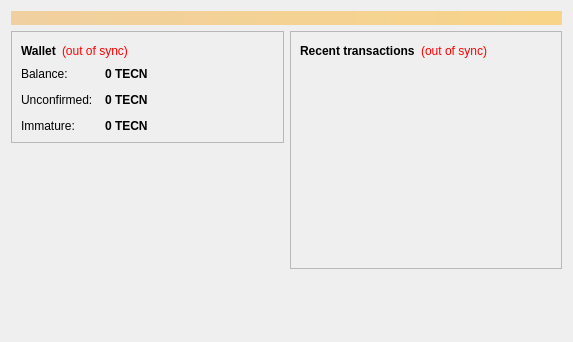
<?xml version="1.0" encoding="UTF-8"?>
<ui version="4.0">
 <class>OverviewPage</class>
 <widget class="QWidget" name="OverviewPage">
  <property name="geometry">
   <rect>
    <x>0</x>
    <y>0</y>
    <width>573</width>
    <height>342</height>
   </rect>
  </property>
  <property name="windowTitle">
   <string>Form</string>
  </property>
  <layout class="QVBoxLayout" name="topLayout">
   <item>
    <widget class="QLabel" name="labelAlerts">
     <property name="visible">
      <bool>false</bool>
     </property>
     <property name="styleSheet">
      <string notr="true">background-color: qlineargradient(x1: 0, y1: 0, x2: 1, y2: 0, stop:0 #F0D0A0, stop:1 #F8D488); color:#000000;</string>
     </property>
     <property name="wordWrap">
      <bool>true</bool>
     </property>
     <property name="margin">
      <number>3</number>
     </property>
    </widget>
   </item>
   <item>
    <layout class="QHBoxLayout" name="horizontalLayout" stretch="1,1">
     <item>
      <layout class="QVBoxLayout" name="verticalLayout_2">
       <item>
        <widget class="QFrame" name="frame">
         <property name="frameShape">
          <enum>QFrame::StyledPanel</enum>
         </property>
         <property name="frameShadow">
          <enum>QFrame::Raised</enum>
         </property>
         <layout class="QVBoxLayout" name="verticalLayout_4">
          <item>
           <layout class="QHBoxLayout" name="horizontalLayout_4">
            <item>
             <widget class="QLabel" name="label_5">
              <property name="font">
               <font>
                <weight>75</weight>
                <bold>true</bold>
               </font>
              </property>
              <property name="text">
               <string>Wallet</string>
              </property>
             </widget>
            </item>
            <item>
             <widget class="QLabel" name="labelWalletStatus">
              <property name="toolTip">
               <string>The displayed information may be out of date. Your wallet automatically synchronizes with the Techcoin network after a connection is established, but this process has not completed yet.</string>
              </property>
              <property name="styleSheet">
               <string notr="true">QLabel { color: red; }</string>
              </property>
              <property name="text">
               <string notr="true">(out of sync)</string>
              </property>
              <property name="alignment">
               <set>Qt::AlignLeading|Qt::AlignLeft|Qt::AlignVCenter</set>
              </property>
             </widget>
            </item>
            <item>
             <spacer name="horizontalSpacer_2">
              <property name="orientation">
               <enum>Qt::Horizontal</enum>
              </property>
              <property name="sizeHint" stdset="0">
               <size>
                <width>40</width>
                <height>20</height>
               </size>
              </property>
             </spacer>
            </item>
           </layout>
          </item>
          <item>
           <layout class="QFormLayout" name="formLayout_2">
            <property name="fieldGrowthPolicy">
             <enum>QFormLayout::AllNonFixedFieldsGrow</enum>
            </property>
            <property name="horizontalSpacing">
             <number>12</number>
            </property>
            <property name="verticalSpacing">
             <number>12</number>
            </property>
            <item row="0" column="0">
             <widget class="QLabel" name="label">
              <property name="text">
               <string>Balance:</string>
              </property>
             </widget>
            </item>
            <item row="0" column="1">
             <widget class="QLabel" name="labelBalance">
              <property name="font">
               <font>
                <weight>75</weight>
                <bold>true</bold>
               </font>
              </property>
              <property name="cursor">
               <cursorShape>IBeamCursor</cursorShape>
              </property>
              <property name="toolTip">
               <string>Your current balance</string>
              </property>
              <property name="text">
               <string notr="true">0 TECN</string>
              </property>
              <property name="textInteractionFlags">
               <set>Qt::LinksAccessibleByMouse|Qt::TextSelectableByKeyboard|Qt::TextSelectableByMouse</set>
              </property>
             </widget>
            </item>
            <item row="1" column="0">
             <widget class="QLabel" name="label_3">
              <property name="text">
               <string>Unconfirmed:</string>
              </property>
             </widget>
            </item>
            <item row="1" column="1">
             <widget class="QLabel" name="labelUnconfirmed">
              <property name="font">
               <font>
                <weight>75</weight>
                <bold>true</bold>
               </font>
              </property>
              <property name="cursor">
               <cursorShape>IBeamCursor</cursorShape>
              </property>
              <property name="toolTip">
               <string>Total of transactions that have yet to be confirmed, and do not yet count toward the current balance</string>
              </property>
              <property name="text">
               <string notr="true">0 TECN</string>
              </property>
              <property name="textInteractionFlags">
               <set>Qt::LinksAccessibleByMouse|Qt::TextSelectableByKeyboard|Qt::TextSelectableByMouse</set>
              </property>
             </widget>
            </item>
            <item row="2" column="0">
             <widget class="QLabel" name="labelImmatureText">
              <property name="text">
               <string>Immature:</string>
              </property>
             </widget>
            </item>
            <item row="2" column="1">
             <widget class="QLabel" name="labelImmature">
              <property name="font">
               <font>
                <weight>75</weight>
                <bold>true</bold>
               </font>
              </property>
              <property name="toolTip">
               <string>Mined balance that has not yet matured</string>
              </property>
              <property name="text">
               <string notr="true">0 TECN</string>
              </property>
              <property name="textInteractionFlags">
               <set>Qt::LinksAccessibleByMouse|Qt::TextSelectableByKeyboard|Qt::TextSelectableByMouse</set>
              </property>
             </widget>
            </item>
           </layout>
          </item>
         </layout>
        </widget>
       </item>
       <item>
        <spacer name="verticalSpacer">
         <property name="orientation">
          <enum>Qt::Vertical</enum>
         </property>
         <property name="sizeHint" stdset="0">
          <size>
           <width>20</width>
           <height>40</height>
          </size>
         </property>
        </spacer>
       </item>
      </layout>
     </item>
     <item>
      <layout class="QVBoxLayout" name="verticalLayout_3">
       <item>
        <widget class="QFrame" name="frame_2">
         <property name="frameShape">
          <enum>QFrame::StyledPanel</enum>
         </property>
         <property name="frameShadow">
          <enum>QFrame::Raised</enum>
         </property>
         <layout class="QVBoxLayout" name="verticalLayout">
          <item>
           <layout class="QHBoxLayout" name="horizontalLayout_2">
            <item>
             <widget class="QLabel" name="label_4">
              <property name="text">
               <string>&lt;b&gt;Recent transactions&lt;/b&gt;</string>
              </property>
             </widget>
            </item>
            <item>
             <widget class="QLabel" name="labelTransactionsStatus">
              <property name="toolTip">
               <string>The displayed information may be out of date. Your wallet automatically synchronizes with the Techcoin network after a connection is established, but this process has not completed yet.</string>
              </property>
              <property name="styleSheet">
               <string notr="true">QLabel { color: red; }</string>
              </property>
              <property name="text">
               <string notr="true">(out of sync)</string>
              </property>
              <property name="alignment">
               <set>Qt::AlignRight|Qt::AlignTrailing|Qt::AlignVCenter</set>
              </property>
             </widget>
            </item>
            <item>
             <spacer name="horizontalSpacer">
              <property name="orientation">
               <enum>Qt::Horizontal</enum>
              </property>
              <property name="sizeHint" stdset="0">
               <size>
                <width>40</width>
                <height>20</height>
               </size>
              </property>
             </spacer>
            </item>
           </layout>
          </item>
          <item>
           <widget class="QListView" name="listTransactions">
            <property name="styleSheet">
             <string notr="true">QListView { background: transparent; }</string>
            </property>
            <property name="frameShape">
             <enum>QFrame::NoFrame</enum>
            </property>
            <property name="verticalScrollBarPolicy">
             <enum>Qt::ScrollBarAlwaysOff</enum>
            </property>
            <property name="horizontalScrollBarPolicy">
             <enum>Qt::ScrollBarAlwaysOff</enum>
            </property>
            <property name="selectionMode">
             <enum>QAbstractItemView::NoSelection</enum>
            </property>
           </widget>
          </item>
         </layout>
        </widget>
       </item>
       <item>
        <spacer name="verticalSpacer_2">
         <property name="orientation">
          <enum>Qt::Vertical</enum>
         </property>
         <property name="sizeHint" stdset="0">
          <size>
           <width>20</width>
           <height>40</height>
          </size>
         </property>
        </spacer>
       </item>
      </layout>
     </item>
    </layout>
   </item>
  </layout>
 </widget>
 <resources/>
 <connections/>
</ui>
